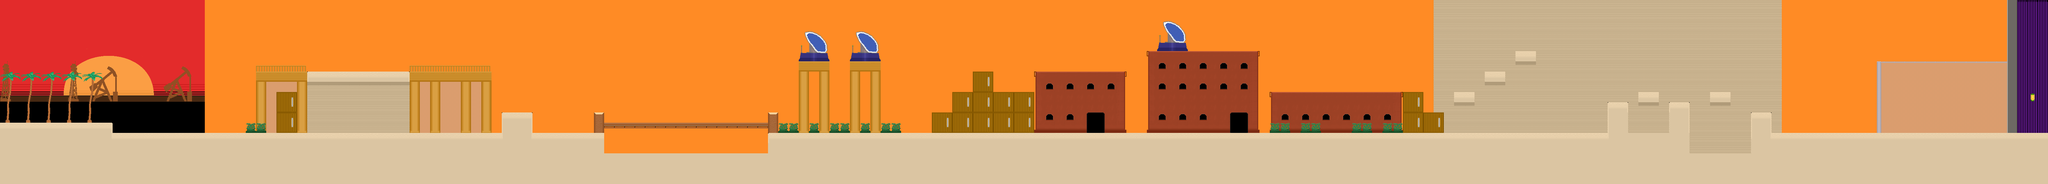

A 2D game scene composited from a Tiled map and its tileset images. What follows is a short description and the map's XML, with each tile layer's data collapsed to a summary:
An orthogonal 200x18 tile map with 32x32 px tiles, 3 tile layers (Collision, BackgroundVisual, ForegroundVisual), 2 tilesets, 2 image layers and 28 objects (13x desert-spike-trap, 3x desert-knight-enemy, 2x sand-shark-enemy, 2x rotary-cannon-enemy, vesperado-shadow-entity, ...).

<map version="1.0" orientation="orthogonal" width="200" height="18" tilewidth="32" tileheight="32" backgroundcolor="#ff8b25">
 <tileset firstgid="1" name="desert-tilesheet" tilewidth="32" tileheight="32">
  <image source="stage-1/tiles/desert-tilesheet.png" trans="e3c0e2" width="640" height="480" />
 </tileset>
 <tileset firstgid="301" name="metatiles32x32" tilewidth="32" tileheight="32">
  <image source="stage-metatiles/metatiles32x32.png" trans="e3c0e2" width="320" height="32" />
  <tile id="0">
   <properties>
    <property name="type" value="solid" />
   </properties>
  </tile>
  <tile id="1">
   <properties>
    <property name="type" value="platform" />
   </properties>
  </tile>
  <tile id="5">
   <properties>
    <property name="subtype" value="death" />
    <property name="type" value="solid" />
   </properties>
  </tile>
  <tile id="6">
   <properties>
    <property name="subtype" value="warp" />
    <property name="type" value="solid" />
   </properties>
  </tile>
 </tileset>
 <imagelayer name="bg" width="200" height="18">
  <image source="stage-1/tiles/sunset-1.png" />
  <properties>
   <property name="ratio" value=".01" />
  </properties>
 </imagelayer>
 <imagelayer name="bg2" width="200" height="18">
  <image source="stage-1/tiles/oilbg-1.png" />
  <properties>
   <property name="ratio" value=".25" />
  </properties>
 </imagelayer>
 <layer name="Collision" width="200" height="18">
  <data>[3600 cells, 1103 non-empty, 2 distinct tile ids]</data>
 </layer>
 <objectgroup name="Background Entities" width="200" height="18">
  <object name="vesperado-shadow-entity" x="1986" y="268" width="62" height="64">
   <properties>
    <property name="name" value="vesperado-shadow-entity" />
   </properties>
  </object>
 </objectgroup>
 <layer name="BackgroundVisual" width="200" height="18">
  <data>[3600 cells, 2065 non-empty, 62 distinct tile ids]</data>
 </layer>
 <objectgroup name="Entities" width="200" height="18">
  <object name="Player" x="32" y="344" width="36" height="36">
   <properties>
    <property name="name" value="player" />
   </properties>
  </object>
  <object name="peashooter-enemy" x="1728" y="352" width="64" height="64">
   <properties>
    <property name="name" value="peashooter-enemy" />
   </properties>
  </object>
  <object name="desert-spike-trap" x="1888" y="416" width="64" height="64">
   <properties>
    <property name="name" value="desert-spike-trap" />
   </properties>
  </object>
  <object name="desert-spike-trap" x="1952" y="416" width="64" height="64">
   <properties>
    <property name="name" value="desert-spike-trap" />
   </properties>
  </object>
  <object name="desert-spike-trap" x="2016" y="416" width="64" height="64">
   <properties>
    <property name="name" value="desert-spike-trap" />
   </properties>
  </object>
  <object name="desert-spike-trap" x="2080" y="416" width="64" height="64">
   <properties>
    <property name="name" value="desert-spike-trap" />
   </properties>
  </object>
  <object name="desert-spike-trap" x="2144" y="416" width="64" height="64">
   <properties>
    <property name="name" value="desert-spike-trap" />
   </properties>
  </object>
  <object name="desert-spike-trap" x="2208" y="416" width="64" height="64">
   <properties>
    <property name="name" value="desert-spike-trap" />
   </properties>
  </object>
  <object name="desert-spike-trap" x="2272" y="416" width="64" height="64">
   <properties>
    <property name="name" value="desert-spike-trap" />
   </properties>
  </object>
  <object name="desert-spike-trap" x="2336" y="416" width="64" height="64">
   <properties>
    <property name="name" value="desert-spike-trap" />
   </properties>
  </object>
  <object name="warp-tile" x="6366" y="30" width="32" height="384">
   <properties>
    <property name="destination" value="stage-1-2" />
    <property name="name" value="warp-tile" />
   </properties>
  </object>
  <object name="sand-shark-enemy" x="1100" y="363" width="48" height="48">
   <properties>
    <property name="name" value="sand-shark-enemy" />
   </properties>
  </object>
  <object name="start-snipe" x="1920" y="30" width="32" height="384">
   <properties>
    <property name="name" value="start-snipe" />
   </properties>
  </object>
  <object name="sand-shark-enemy" x="3752" y="364" width="48" height="48">
   <properties>
    <property name="name" value="sand-shark-enemy" />
   </properties>
  </object>
  <object name="desert-knight-enemy" x="3163" y="289" width="59" height="58">
   <properties>
    <property name="name" value="desert-knight-enemy" />
   </properties>
  </object>
  <object name="desert-knight-enemy" x="3430" y="163" width="59" height="58">
   <properties>
    <property name="name" value="desert-knight-enemy" />
   </properties>
  </object>
  <object name="desert-knight-enemy" x="3872" y="100" width="59" height="58">
   <properties>
    <property name="name" value="desert-knight-enemy" />
   </properties>
  </object>
  <object name="rotary-cannon-enemy" x="4864" y="160" width="32" height="32">
   <properties>
    <property name="name" value="rotary-cannon-enemy" />
   </properties>
  </object>
  <object name="desert-spike-trap" x="5408" y="416" width="64" height="64">
   <properties>
    <property name="name" value="desert-spike-trap" />
   </properties>
  </object>
  <object name="desert-spike-trap" x="5344" y="416" width="64" height="64">
   <properties>
    <property name="name" value="desert-spike-trap" />
   </properties>
  </object>
  <object name="desert-spike-trap" x="5280" y="416" width="64" height="64">
   <properties>
    <property name="name" value="desert-spike-trap" />
   </properties>
  </object>
  <object name="desert-spike-trap" x="5152" y="352" width="64" height="64">
   <properties>
    <property name="name" value="desert-spike-trap" />
   </properties>
  </object>
  <object name="desert-spike-trap" x="5088" y="352" width="64" height="64">
   <properties>
    <property name="name" value="desert-spike-trap" />
   </properties>
  </object>
  <object name="stop-snipe" x="5824" y="29" width="32" height="384">
   <properties>
    <property name="name" value="stop-snipe" />
   </properties>
  </object>
  <object name="rotary-cannon-enemy" x="5504" y="160" width="32" height="32">
   <properties>
    <property name="name" value="rotary-cannon-enemy" />
   </properties>
  </object>
  <object name="more-energy-item" x="4736" y="128" width="32" height="32">
   <properties>
    <property name="name" value="more-energy-item" />
   </properties>
  </object>
 </objectgroup>
 <layer name="ForegroundVisual" width="200" height="18">
  <data>[3600 cells, 46 non-empty, 5 distinct tile ids]</data>
 </layer>
 <objectgroup name="Foreground Entities" width="200" height="18" opacity="0.9">
  <object name="sniper-scope-enemy" x="1920" y="256" width="64" height="64">
   <properties>
    <property name="name" value="sniper-scope-enemy" />
   </properties>
  </object>
 </objectgroup>
</map>
